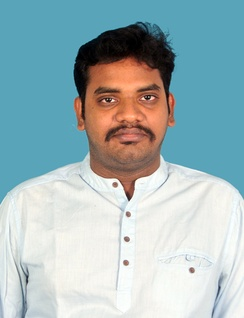
#> input picture Python Basic Assignments/nirmal_photo.JPG, 244 x 318 px, shrunk from 390 x 508 before the run
$ jupyter execute Assignment_14.ipynb
#> lines starting #> are read from the running program, lines starting #| are printed output that depends on the picture
### Name: Veeragani Uday Sandeep
### Email: udaysandeep.v9@gmail.com
### Assignment - 14

### 1. What does RGBA stand for?

* RGBA is a four-channel format containing data for Red, Green, Blue, and an Alpha value. Where Alpha Represents the Opacity
* An RGBA value is a tuple of 4 integers, each ranging from 0 to 255. The four integers correspond

### 2. From the Pillow module, how do you get the RGBA value of any images?

**PIL.ImageColor.getcolor(color, mode)** gives rgba value of any image

### 3. What is a box tuple, and how does it work?

A box tuple is a tuple value of four integers: the left-edge x-coordinate, the top-edge y-coordinate,the width, and the height, respectively.Many of Pillow’s functions and methods take a box tuple argument. This means Pillow is expecting a tuple of four integer coordinates that represent a rectangular region in an image.

### 4. Use your image and load in notebook then, How can you find out the width and height of an Image object?

[cell 1]
from PIL import Image
im=Image.open('nirmal_photo.JPG')
#> im is the input picture: PIL image 244x318 RGB; mean R, G, B 160, 182.3, 185.6
print(f'Width, Height -> {im.size}') # Approach 1
#| Width, Height -> (244, 318)
print(f'Width, Height -> {im.width},{im.height}') # Approach 2
#| Width, Height -> 244,318

### 5. What method would you call to get Image object for a 100×100 image, excluding the lower-left quarter of it?

[cell 2]
from PIL import Image
img = Image.open('download.png')
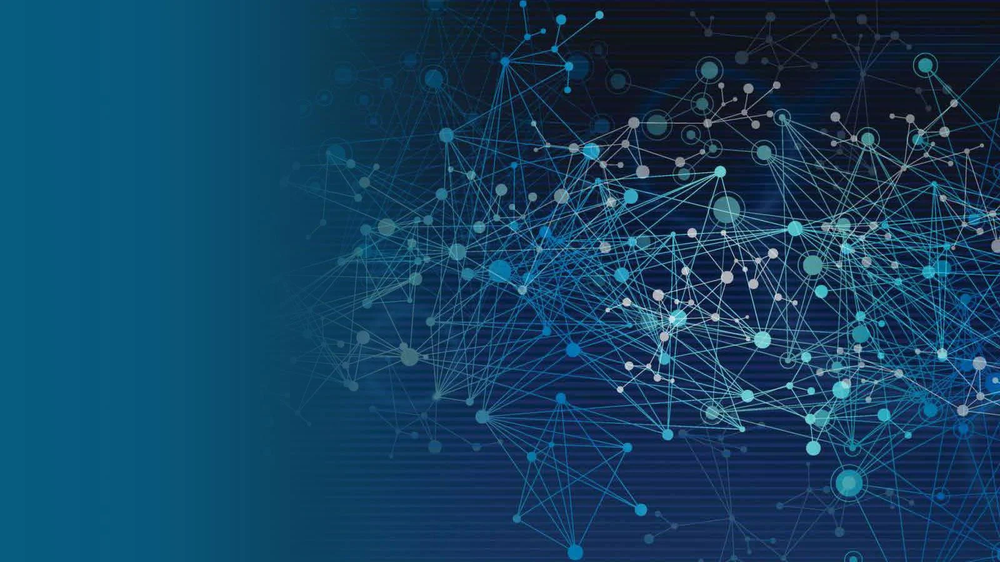
#> input picture Python Basic Assignments/download.png, 1000 x 562 px, shrunk from 1600 x 900 before the run
#> img is the input picture: PIL image 1000x562 RGB; mean R, G, B 18.8, 64, 95.6

print("size :",img.size)
#| size : (1000, 562)
img2 = img.crop((0, 50, 100,150)) # (left, top, right, bottom)
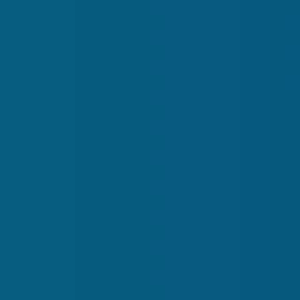
#> img2: PIL image 100x100 RGB (shown 3 times larger); mean R, G, B 6.8, 90.8, 127.1
img2.size
#> Out = (100, 100)

[cell 3]
new_img = img.crop((0,50,50,50)) # (left, top, right, bottom)
new_img.size
#> Out = (50, 0)

### 6. After making changes to an Image object, how could you save it as an image file?

[cell 4]
angle = 40
img = Image.open(r"download.png")
r_img = img.rotate(angle)
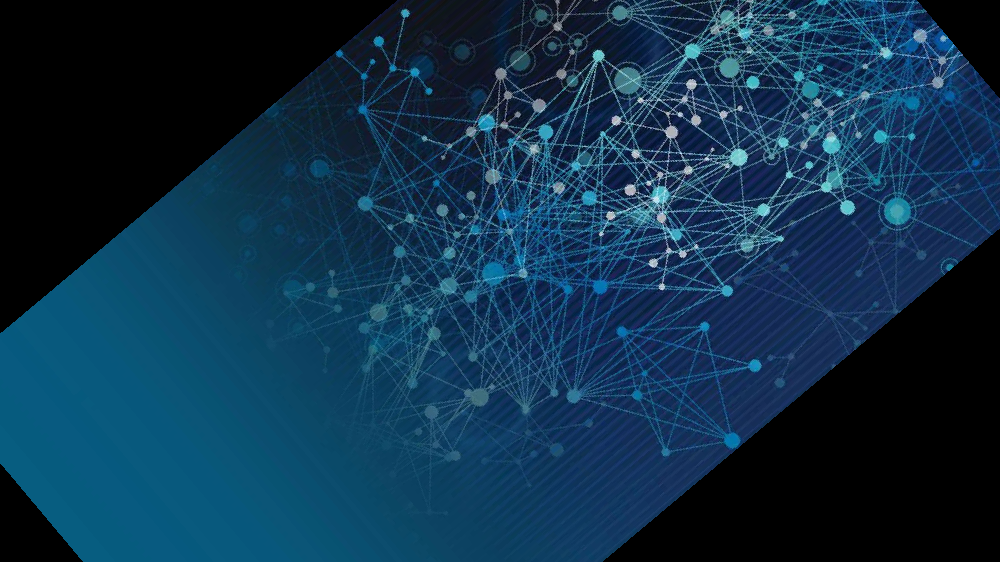
#> r_img: PIL image 1000x562 RGB; mean R, G, B 15.1, 48.5, 73.3
r_img.save('rotated_img.png')
